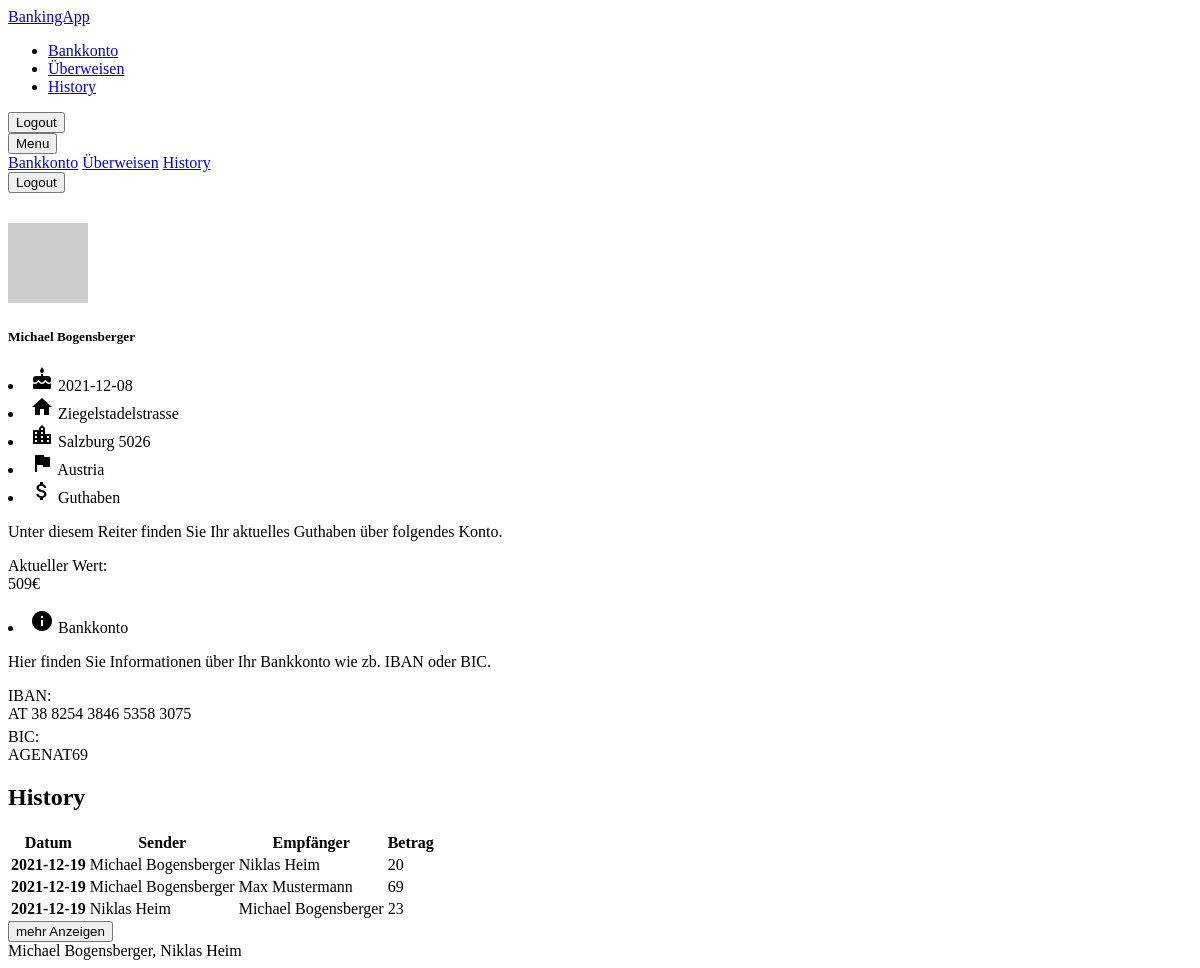
The app's page /index.php (signed in) with its own data.
### tables this page shows
CREATE TABLE `transaktion` (
  `id` int(11) NOT NULL,
  `betrag` double NOT NULL,
  `sender` int(11) NOT NULL,
  `empfaenger` int(11) NOT NULL,
  `zahlungsreferenz` text NOT NULL,
  `verwendungszweck` text NOT NULL,
  `datum` date NOT NULL,
  `uhrzeit` time NOT NULL
);

CREATE TABLE `user` (
  `id` int(11) NOT NULL,
  `vorname` text NOT NULL,
  `nachname` text NOT NULL,
  `username` text NOT NULL,
  `password` text NOT NULL,
  `guthaben` double NOT NULL,
  `bic` text NOT NULL,
  `iban` text NOT NULL,
  `geburtsdatum` date NOT NULL,
  `strasse` text NOT NULL,
  `stadt` text NOT NULL,
  `plz` int(11) NOT NULL,
  `land` text NOT NULL
);

### include/fun.php (called while the page is built, shortened)
<?php
        function getTransaktions($id){
            $db = connect();
            $sql = "SELECT * FROM transaktion WHERE sender = :id OR empfaenger = :id";
            $stmt = $db->prepare($sql);
            $stmt->bindValue(':id', $id);
            $stmt->execute();
            $data = $stmt->fetchAll(PDO::FETCH_ASSOC);
            return $data;
        }
        function getUser($id){
            $db = connect();
            $sql = "SELECT * FROM user WHERE id = :id";
            $stmt = $db->prepare($sql);
            $stmt->bindValue(':id', $id);
            $stmt->execute();
            $user = $stmt->fetch(PDO::FETCH_ASSOC);
            return $user;
        }
?>

### index.php (the view, shortened to what this page needs)
<!DOCTYPE html>
<html>
<head>
  <?php
      include 'include/header.php';
      include 'include/fun.php';
  ?>
</head>
<body>
<div
    class="page-wrapper with-navbar with-sidebar with-navbar-fixed-bottom"
    data-sidebar-type="overlayed-sm-and-down">
    <nav class="navbar">
      <a href="index.php" class="navbar-brand">
        BankingApp
      </a>
      <ul class="navbar-nav d-none d-md-flex">
        <li class="nav-item active">
          <a href="#" class="nav-link">Bankkonto</a>
        </li>
        <li class="nav-item">
          <a href="transaction.php" class="nav-link">Überweisen</a>
        </li>
        <li class="nav-item">
          <a href="history.php" class="nav-link">History</a>
        </li>
      </ul>
      <div class="form-inline d-none d-md-flex ml-auto">
        <a href="logout.php"><button class="btn btn-primary">Logout</button></a>
      </div>
      <div class="navbar-content d-md-none ml-auto">
        <div class="dropdown with-arrow">
          <button class="btn" data-toggle="dropdown" type="button" id="navbar-dropdown-toggle-btn-1">
            Menu
          </button>
          <div class="dropdown-menu dropdown-menu-right w-200" aria-labelledby="navbar-dropdown-toggle-btn-1">
            <a href="index.php" class="dropdown-item">Bankkonto</a>
            <a href="transaction.php" class="dropdown-item">Überweisen</a>
            <a href="history.php" class="dropdown-item">History</a>
            <div class="dropdown-content">
              <a href="logout.php"><button class="btn btn-primary btn-block">Logout</button></a>
            </div>
          </div>
        </div>
      </div>
    </nav>
<?php
include 'include/sidenav.php';
?>
    <div class="content-wrapper">
    <div class="row">
      <div class="col-lg-6 col-md-12 col-sm-12">
      <div class=" mw-full">
        <div class="card">
          <li class="sidebar-link sidebar-link-with-icon gh-title">
            <span class="sidebar-icon gh-span">
            <i class="material-icons">attach_money</i>
            </span>
            Guthaben
          </li>
          <p class="text-muted">
           Unter diesem Reiter finden Sie Ihr aktuelles Guthaben über folgendes Konto.
          </p>
        <dl class="row">
          <dt class="col-lg-10">Aktueller Wert:</dt>
          <dd class="col-lg-2"><?php echo $_SESSION["guthaben"] ?>€</dd>
        </dl>
        </div>
      </div>
      <div class=" mw-full">
        <div class="card">
          <li class="sidebar-link sidebar-link-with-icon gh-title">
            <span class="sidebar-icon gh-span">
            <i class="material-icons">info</i>
            </span>
            Bankkonto
          </li>
          <p class="text-muted">
           Hier finden Sie Informationen über Ihr Bankkonto wie zb. IBAN oder BIC.
          </p>
        <dl class="row iban-row">
          <dt class="col-lg-4">IBAN:</dt>
          <dd class="col-lg-8"><?php echo $_SESSION["iban"] ?></dd>
        </dl>
        <dl class="row bic-row">
          <dt class="col-lg-4">BIC:</dt>
          <dd class="col-lg-8"><?php echo $_SESSION["bic"] ?></dd>
        </dl>
        </div>
      </div>
      </div>
      <div class="col-lg-6 col-md-12 col-sm-12">
      <div class="content">
            <h2 class="card-title">
              History
            </h2>
            <table class="table table-striped table-hover">
              <thead>
                <tr>
                  <th>Datum</th>
                  <th>Sender</th>
                  <th>Empfänger</th>
                  <th>Betrag</th>
                </tr>
              </thead>
              <tbody>
              <?php
                    $data = getTransaktions($_SESSION["id"]);
                    $max = count($data);
                    for($i = 0; $i < $max; $i++) {
                      $sender = getUser($data[$i]["sender"]);
                      $empfaenger = getUser($data[$i]["empfaenger"]);
                      ?>
                      <tr class="">
                        <th><?php echo $data[$i]["datum"] ?></th>
                        <td><?php echo $sender["vorname"] . " " . $sender["nachname"] ?></td>
                        <td><?php echo $empfaenger["vorname"] . " " . $empfaenger["nachname"] ?></td>
                        <td><?php echo $data[$i]["betrag"] ?></td>
                      </tr>
                      <?php
                    }
                ?>
            </table>
            <a href="history.php" class="more-a">
              <button class="btn btn-block my-10" type="button">mehr Anzeigen</button>
            </a>
      </div>
      </div>
    </div>
    </div>
    <nav class="navbar navbar-fixed-bottom">
      Michael Bogensberger, Niklas Heim
    </nav>
  </div>
</body>
</html>

### include/header.php (shortened to what this page needs)
<link href="https://cdn.jsdelivr.net/npm/halfmoon@1.1.1/css/halfmoon-variables.min.css" rel="stylesheet" />
<link rel="stylesheet" href="include/style.css">

### include/sidenav.php (shortened to what this page needs)
<div class="sidebar">
  <img src="https://eu.ui-avatars.com/api/?name=<?php echo $_SESSION["vorname"] . '+' . $_SESSION["nachname"] ?>&size=90" alt="pfp" class="pfp-dash rounded-circle mx-auto d-block">
  <h5 class="text-center"><?php echo $_SESSION["vorname"] . " " . $_SESSION["nachname"] ?></h5>
  <li class="sidebar-link sidebar-link-with-icon">
    <span class="sidebar-icon">
    <i class="material-icons">cake</i>
    </span>
    <?php echo $_SESSION["geburtsdatum"] ?>
</li>
<li class="sidebar-link sidebar-link-with-icon">
    <span class="sidebar-icon">
    <i class="material-icons">home</i>
    </span>
    <?php echo utf8_encode($_SESSION["strasse"]); ?>
</li>
<li class="sidebar-link sidebar-link-with-icon">
    <span class="sidebar-icon">
    <i class="material-icons">location_city</i>
    </span>
    <?php echo utf8_encode($_SESSION["stadt"] . " " . $_SESSION["plz"]); ?>
</li>
<li class="sidebar-link sidebar-link-with-icon">
    <span class="sidebar-icon">
    <i class="material-icons">flag</i>
    </span>
    <?php echo utf8_encode($_SESSION["land"]); ?>
</li>
</div>

### include/style.css (style rules this page uses)
.pfp-dash { margin-top:30px; }
.gh-title { padding-left: 0px; font-size: var(--card-title-font-size); font-weight: var(--card-title-font-weight); margin-top: 0; }
.gh-span { width:50px; height:50px; }
dd { margin-left: 0px; }
.iban-row { margin-bottom: 5px; }
.bic-row { margin-top:5px; }
.more-a { text-decoration: none !important; }
:root { --dm-base-body-bg-color: #021b32; --dm-sidebar-bg-color: #021b32; --dm-navbar-bg-color:#021b32; --primary-color: #FF0266; --primary-color-light: #ff0256; --primary-color-very-light: var(--indigo-color-very-light); --primary-color-dark: var(--indigo-color-dark); --primary-color-very-dark: var(--indigo-color-very-dark); --primary-box-shadow-color: #FF7597; --primary-box-shadow-color-darker: var(--indigo-box-shadow-color-darker); --text-color-on-primary-color-bg: var(--text-color-on-indigo-color-bg); --card-border-radius: 20px; --dm-card-bg-image: #FF0266; --dm-card-border-color: rgba(0, 0, 0, 0.2); --dm-card-box-shadow: box-shadow: rgba(100, 100, 111, 0.2) 0px 7px 29px 0px; --dm-input-box-shadow: var(--lm-input-box-shadow); --dm-button-primary-bg-image: #5CDB95; --dm-button-primary-bg-image-hover: #5CDB95; }
.btn-primary { --button-height: 3.6rem; --button-border-width: 0; }
.navbar-fixed-bottom { border: 0px !important; }
.sidebar { border: 0px !important; }
.navbar { border: 0px !important; }

### records on screen
transaktion: datum "2021-12-19", betrag "20"
user: vorname "Michael", nachname "Bogensberger"
user: vorname "Niklas", nachname "Heim"
transaktion: datum "2021-12-19", betrag "69"
user: vorname "Max", nachname "Mustermann"
transaktion: datum "2021-12-19", betrag "23"

### other values on screen
$_SESSION["vorname"] "Michael"
$_SESSION["nachname"] "Bogensberger"
$_SESSION["geburtsdatum"] "2021-12-08"
utf8_encode($_SESSION["strasse"]) "Ziegelstadelstrasse"
utf8_encode($_SESSION["stadt"] . " " . $_SESSION["plz"]) "Salzburg 5026"
utf8_encode($_SESSION["land"]) "Austria"
$_SESSION["guthaben"] "509"
$_SESSION["iban"] "AT 38 8254 3846 5358 3075"
$_SESSION["bic"] "AGENAT69"
